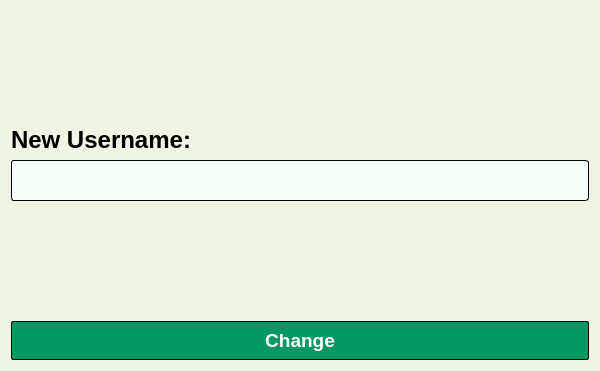
<?xml version="1.0" encoding="UTF-8"?>
<ui version="4.0">
 <class>ChangeUsername</class>
 <widget class="QWidget" name="ChangeUsername">
  <property name="geometry">
   <rect>
    <x>0</x>
    <y>0</y>
    <width>600</width>
    <height>371</height>
   </rect>
  </property>
  <property name="windowTitle">
   <string>Form</string>
  </property>
  <property name="styleSheet">
   <string notr="true">background-color:#f0f4e3;
color:black;</string>
  </property>
  <property name="windowFilePath">
   <string/>
  </property>
  <layout class="QVBoxLayout" name="verticalLayout_2">
   <item>
    <layout class="QVBoxLayout" name="verticalLayout">
     <item>
      <spacer name="verticalSpacer_2">
       <property name="orientation">
        <enum>Qt::Orientation::Vertical</enum>
       </property>
       <property name="sizeHint" stdset="0">
        <size>
         <width>20</width>
         <height>40</height>
        </size>
       </property>
      </spacer>
     </item>
     <item>
      <widget class="QLabel" name="label">
       <property name="font">
        <font>
         <pointsize>18</pointsize>
         <bold>true</bold>
        </font>
       </property>
       <property name="text">
        <string>New Username:</string>
       </property>
      </widget>
     </item>
     <item>
      <widget class="QLineEdit" name="lineEdit">
       <property name="font">
        <font>
         <family>Montserrat</family>
         <pointsize>14</pointsize>
        </font>
       </property>
       <property name="styleSheet">
        <string notr="true">QLineEdit{
background-color: #f7fff9;
padding:5 5;
color: rgb(0, 0, 0);
selection-color: rgb(255, 255, 255);
border-radius:3px;
selection-background-color: #059862;
border:1px solid black;}
QLineEdit::focus{
border:1px solid #059862
}</string>
       </property>
      </widget>
     </item>
     <item>
      <spacer name="verticalSpacer">
       <property name="orientation">
        <enum>Qt::Orientation::Vertical</enum>
       </property>
       <property name="sizeHint" stdset="0">
        <size>
         <width>20</width>
         <height>40</height>
        </size>
       </property>
      </spacer>
     </item>
    </layout>
   </item>
   <item>
    <widget class="QPushButton" name="pushButton">
     <property name="font">
      <font>
       <pointsize>14</pointsize>
       <bold>true</bold>
      </font>
     </property>
     <property name="cursor">
      <cursorShape>PointingHandCursor</cursorShape>
     </property>
     <property name="styleSheet">
      <string notr="true">QPushButton{
background-color:#059862;
color:white;
border:1px solid black;
border-radius:2px;
padding:7px 5px;
}
QPushButton::hover{

background-color:#04AA6D;
}</string>
     </property>
     <property name="text">
      <string>Change</string>
     </property>
    </widget>
   </item>
  </layout>
 </widget>
 <resources/>
 <connections/>
</ui>
